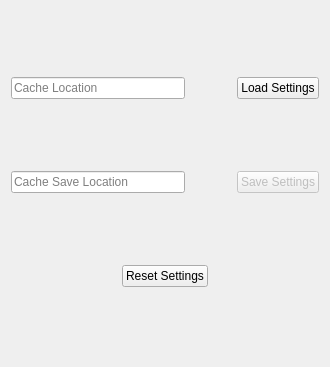
           <widget class="QWidget" name="scrollAreaWidgetContents_2">
            <property name="geometry">
             <rect>
              <x>0</x>
              <y>0</y>
              <width>330</width>
              <height>367</height>
             </rect>
            </property>
            <layout class="QGridLayout" name="gridLayout_12">
             <item row="0" column="0">
              <layout class="QHBoxLayout" name="horizontalLayout_2">
               <item>
                <widget class="QLineEdit" name="lineEdit">
                 <property name="placeholderText">
                  <string>Cache Location</string>
                 </property>
                </widget>
               </item>
               <item>
                <widget class="QPushButton" name="pushButton">
                 <property name="text">
                  <string/>
                 </property>
                 <property name="icon">
                  <iconset>
                   <normaloff>Images/browseFolder.png</normaloff>Images/browseFolder.png</iconset>
                 </property>
                 <property name="iconSize">
                  <size>
                   <width>25</width>
                   <height>25</height>
                  </size>
                 </property>
                 <property name="flat">
                  <bool>true</bool>
                 </property>
                </widget>
               </item>
               <item>
                <widget class="QPushButton" name="loadSettingsButton">
                 <property name="enabled">
                  <bool>true</bool>
                 </property>
                 <property name="text">
                  <string>Load Settings</string>
                 </property>
                </widget>
               </item>
              </layout>
             </item>
             <item row="1" column="0">
              <layout class="QHBoxLayout" name="horizontalLayout_3">
               <item>
                <widget class="QLineEdit" name="lineEdit_2">
                 <property name="placeholderText">
                  <string>Cache Save Location</string>
                 </property>
                </widget>
               </item>
               <item>
                <widget class="QPushButton" name="pushButton_2">
                 <property name="text">
                  <string/>
                 </property>
                 <property name="icon">
                  <iconset>
                   <normaloff>Images/browseFolder.png</normaloff>Images/browseFolder.png</iconset>
                 </property>
                 <property name="iconSize">
                  <size>
                   <width>25</width>
                   <height>25</height>
                  </size>
                 </property>
                 <property name="flat">
                  <bool>true</bool>
                 </property>
                </widget>
               </item>
               <item>
                <widget class="QPushButton" name="saveSettingsButton">
                 <property name="enabled">
                  <bool>false</bool>
                 </property>
                 <property name="text">
                  <string>Save Settings</string>
                 </property>
                </widget>
               </item>
              </layout>
             </item>
             <item row="2" column="0">
              <layout class="QHBoxLayout" name="horizontalLayout_4">
               <item>
                <spacer name="horizontalSpacer">
                 <property name="orientation">
                  <enum>Qt::Horizontal</enum>
                 </property>
                 <property name="sizeHint" stdset="0">
                  <size>
                   <width>40</width>
                   <height>20</height>
                  </size>
                 </property>
                </spacer>
               </item>
               <item>
                <widget class="QPushButton" name="resetSettingsButton">
                 <property name="enabled">
                  <bool>true</bool>
                 </property>
                 <property name="sizePolicy">
                  <sizepolicy hsizetype="Fixed" vsizetype="Fixed">
                   <horstretch>0</horstretch>
                   <verstretch>0</verstretch>
                  </sizepolicy>
                 </property>
                 <property name="autoFillBackground">
                  <bool>false</bool>
                 </property>
                 <property name="text">
                  <string>Reset Settings</string>
                 </property>
                 <property name="autoDefault">
                  <bool>true</bool>
                 </property>
                 <property name="default">
                  <bool>false</bool>
                 </property>
                 <property name="flat">
                  <bool>false</bool>
                 </property>
                </widget>
               </item>
               <item>
                <spacer name="horizontalSpacer_3">
                 <property name="orientation">
                  <enum>Qt::Horizontal</enum>
                 </property>
                 <property name="sizeHint" stdset="0">
                  <size>
                   <width>40</width>
                   <height>20</height>
                  </size>
                 </property>
                </spacer>
               </item>
              </layout>
             </item>
            </layout>
           </widget>
